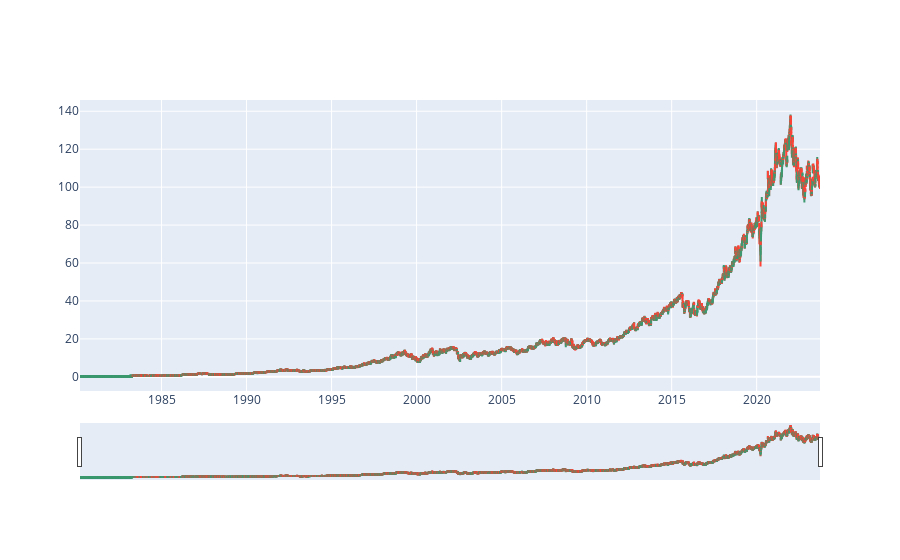

Here is the notebook cell this chart was saved with:
### Code cell
plot_candle_stick(df)

### Figure 1 — Plotly figure (JSON) as saved in the notebook; plotly's stock layout.template omitted (floating-point values rounded to 4 significant figures; data arrays with more than 128 entries replaced by an {"elided": "..."} marker saying what was removed)
{"data": [{"close": {"elided": "10972 float values"}, "high": {"elided": "10972 float values"}, "low": {"elided": "10972 float values"}, "open": {"elided": "10972 float values"}, "type": "candlestick", "x": {"elided": "10972 str values"}}], "layout": {}}
